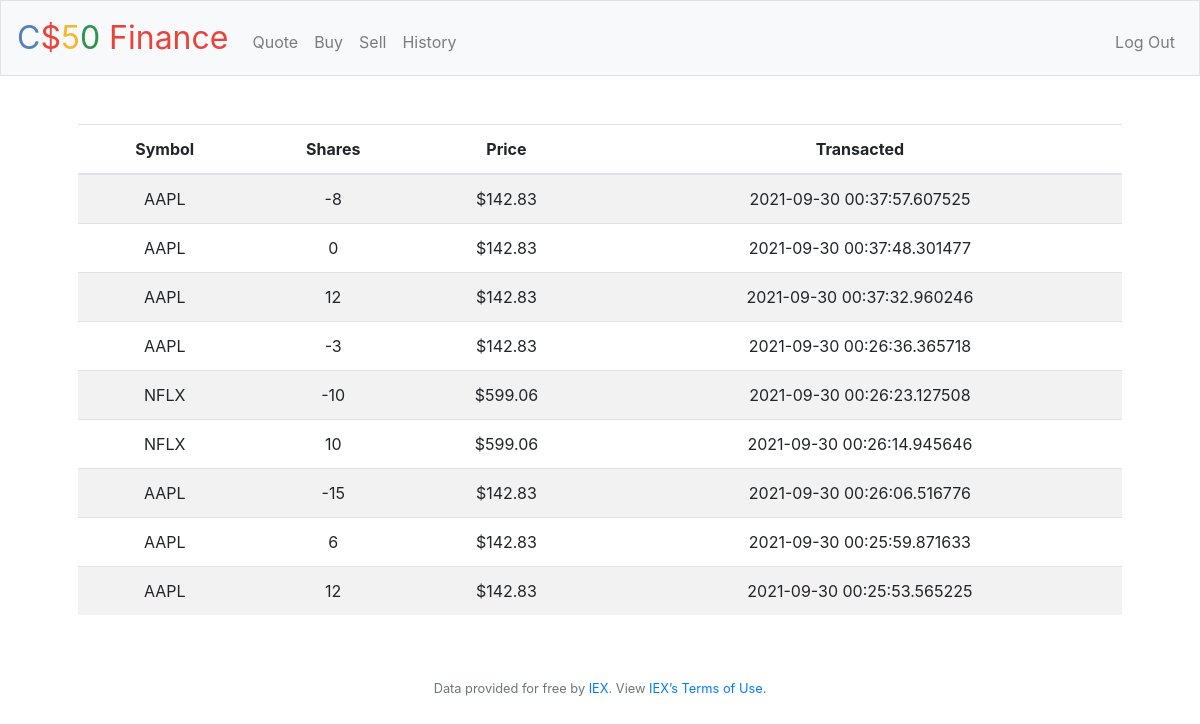
The app's page /history (signed in) with its own data.
### tables this page shows
CREATE TABLE "stockUsers" (
	"id_stockes"	INTEGER NOT NULL,
	"symbol"	TEXT NOT NULL,
	"name"	TEXT NOT NULL,
	"shares"	INTEGER NOT NULL,
	"history_shares"	INTEGER,
	"price"	INTEGER NOT NULL,
	"total"	NUMERIC NOT NULL,
	"type"	TEXT NOT NULL,
	"data"	TEXT,
	"id_user"	INTEGER,
	FOREIGN KEY("id_user") REFERENCES "users"("id") ON UPDATE CASCADE,
	PRIMARY KEY("id_stockes" AUTOINCREMENT)
);

### application.py (the view)
@app.route("/history")
@login_required
def history():
    dataStocks = db.execute("SELECT symbol, history_shares AS shares, price, data FROM stockUsers WHERE id_user = ? ORDER BY data DESC",session["user_id"] )
    return render_template("hystory.html", stocks=dataStocks)

### application.py (called while the page is built)
@app.after_request
def after_request(response):
    response.headers["Cache-Control"] = "no-cache, no-store, must-revalidate"
    response.headers["Expires"] = 0
    response.headers["Pragma"] = "no-cache"
    return response

### helpers.py (called while the page is built)
def login_required(f):
    @wraps(f)
    def decorated_function(*args, **kwargs):
        if session.get("user_id") is None:
            return redirect("/login")
        return f(*args, **kwargs)
    return decorated_function

def usd(value):
    return f"${value:,.2f}"

### templates/hystory.html (shortened to what this page needs)
{% extends "layout.html" %}
{% block main %}
<table class="table table-striped">
    <thead>
        <tr>
            <th>Symbol</th>
            <th>Shares</th>
            <th>Price</th>
            <th>Transacted</th>
        </tr>
    </thead>
    <tbody>
        {% if stocks %}
            {% for stock in stocks %}
                <tr>
                    <td>{{ stock.symbol }}</td>
                    <td>{{ stock.shares }}</td>
                    <td>{{ stock.price | usd }}</td>
                    <td>{{ stock.data }}</td>
            {% endfor %}
            </tr>
        {% endif %}
    </tbody>
</table>
{% endblock %}

### templates/layout.html (shortened to what this page needs)
<!DOCTYPE html>
<html lang="en">
    <head>
        <link rel="stylesheet" href="https://cdn.jsdelivr.net/npm/bootstrap@4.5.3/dist/css/bootstrap.min.css">
        <link href="/static/styles.css" rel="stylesheet">
    </head>
    <body>
        <nav class="navbar navbar-expand-md navbar-light bg-light border">
            <a class="navbar-brand" href="/"><span class="blue">C</span><span class="red">$</span><span class="yellow">5</span><span class="green">0</span> <span class="red">Finance</span></a>
            <div class="collapse navbar-collapse" id="navbar">
                {% if session.user_id %}
                    <ul class="navbar-nav mr-auto mt-2">
                        <li class="nav-item"><a class="nav-link" href="/quote">Quote</a></li>
                        <li class="nav-item"><a class="nav-link" href="/buy">Buy</a></li>
                        <li class="nav-item"><a class="nav-link" href="/sell">Sell</a></li>
                        <li class="nav-item"><a class="nav-link" href="/history">History</a></li>
                    </ul>
                    <ul class="navbar-nav ml-auto mt-2">
                        <li class="nav-item"><a class="nav-link" href="/logout">Log Out</a></li>
                    </ul>
                {% else %}
                    <ul class="navbar-nav ml-auto mt-2">
                        <li class="nav-item"><a class="nav-link" href="/register">Register</a></li>
                        <li class="nav-item"><a class="nav-link" href="/login">Log In</a></li>
                    </ul>
                {% endif %}
            </div>
        </nav>
        <main class="container p-5">
            {% block main %}{% endblock %}
        </main>
        <footer class="small text-center text-muted">
            Data provided for free by <a href="https://iextrading.com/developer">IEX</a>. View <a href="https://iextrading.com/api-exhibit-a/">IEX’s Terms of Use</a>.
        </footer>
    </body>
</html>

### static/styles.css (style rules this page uses)
nav .navbar-brand { font-size: xx-large; }
nav .navbar-brand .blue { color: #537fbe; }
nav .navbar-brand .red { color: #ea433b; }
nav .navbar-brand .yellow { color: #f5b82e; }
nav .navbar-brand .green { color: #2e944b; }
main { overflow-x: auto; text-align: center; }

### records on screen
stockUsers: symbol "AAPL", shares "-8", price "$142.83", data "2021-09-30 00:37:57.607525"
stockUsers: symbol "AAPL", shares "0", price "$142.83", data "2021-09-30 00:37:48.301477"
stockUsers: symbol "AAPL", shares "12", price "$142.83", data "2021-09-30 00:37:32.960246"
stockUsers: symbol "AAPL", shares "-3", price "$142.83", data "2021-09-30 00:26:36.365718"
stockUsers: symbol "NFLX", shares "-10", price "$599.06", data "2021-09-30 00:26:23.127508"
stockUsers: symbol "NFLX", shares "10", price "$599.06", data "2021-09-30 00:26:14.945646"
stockUsers: symbol "AAPL", shares "-15", price "$142.83", data "2021-09-30 00:26:06.516776"
stockUsers: symbol "AAPL", shares "6", price "$142.83", data "2021-09-30 00:25:59.871633"
stockUsers: symbol "AAPL", shares "12", price "$142.83", data "2021-09-30 00:25:53.565225"
